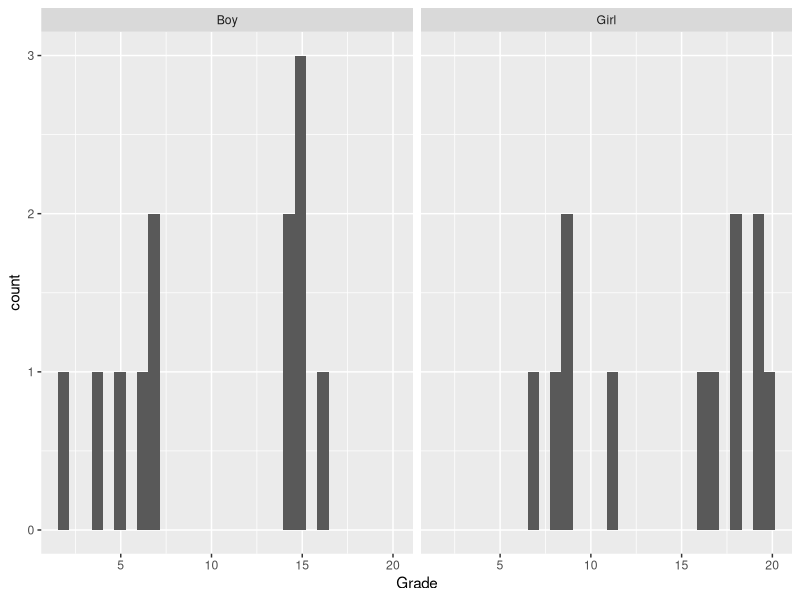
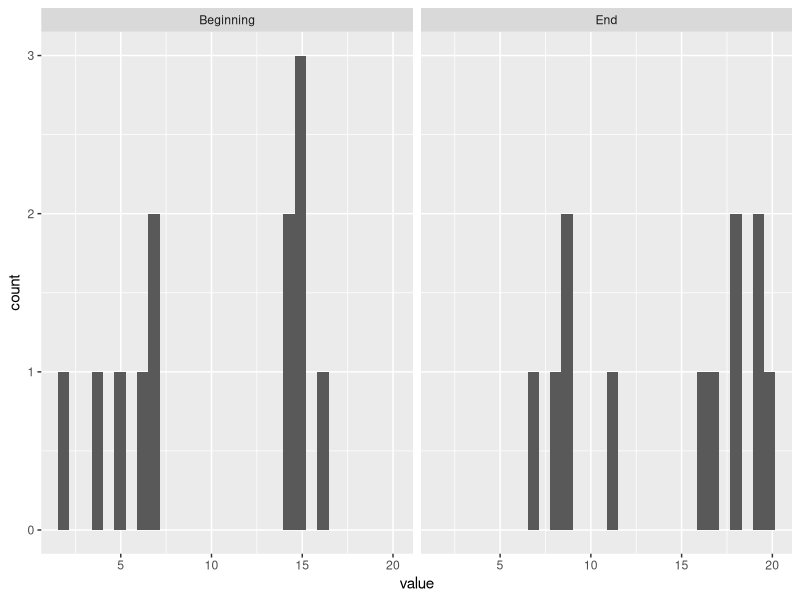

Source code (R) for these figures, in order:

############### Wilcoxon-test ############

# Pre-requisites

library(palmerpenguins)
library(tidyverse)
library(rstatix)
library(car)

# Data

############

dat <- data.frame(
    Sex = as.factor(c(rep("Girl", 12), rep("Boy", 12))),
    Grade = c(
        19, 18, 9, 17, 8, 7, 16, 19, 20, 9, 11, 18,
        16, 5, 15, 2, 14, 15, 4, 7, 15, 6, 7, 14
    )
)

dat

# Test normality first

# By Histogram
dat %>% 
    ggplot(aes(Grade)) +
    geom_histogram() +
    facet_wrap(~Sex)

# Data is not normal

# By shapiro test
dat %>% 
    filter(Sex == "Girl") %>% 
    shapiro_test(Grade)

# Data is not normal


dat %>% 
    filter(Sex == "Boy") %>% 
    shapiro_test(Grade)
# Data is not normal


# Wilcoxon Test
# First Method
dat %>% 
    wilcox_test(Grade~Sex)

# Another Method
dat %>% 
    wilcox_test(Grade~Sex, alternative = "less")


# Paired Samples

dat2 <- data.frame(
    Beginning = c(16, 5, 15, 2, 14, 15, 4, 7, 15, 6, 7, 14),
    End = c(19, 18, 9, 17, 8, 7, 16, 19, 20, 9, 11, 18)
)

# Test Normality
dat2 %>% 
    pivot_longer(Beginning:End, names_to = "Spec", values_to = "value") %>% 
    ggplot(aes(value)) + 
    geom_histogram() +
    facet_wrap(~Spec)
# Data is not normal


dat2 %>% 
    shapiro_test(Beginning)
# Data is not normal

dat2 %>% 
    shapiro_test(End)
# Data is not normal


# Wilcoxon Test

dat2 %>% 
    pivot_longer(Beginning:End, names_to = "Spec", values_to = "value") %>% 
    wilcox_test(value~Spec, paired = T)

# Can't reject the null hypothesis


# End of Script

